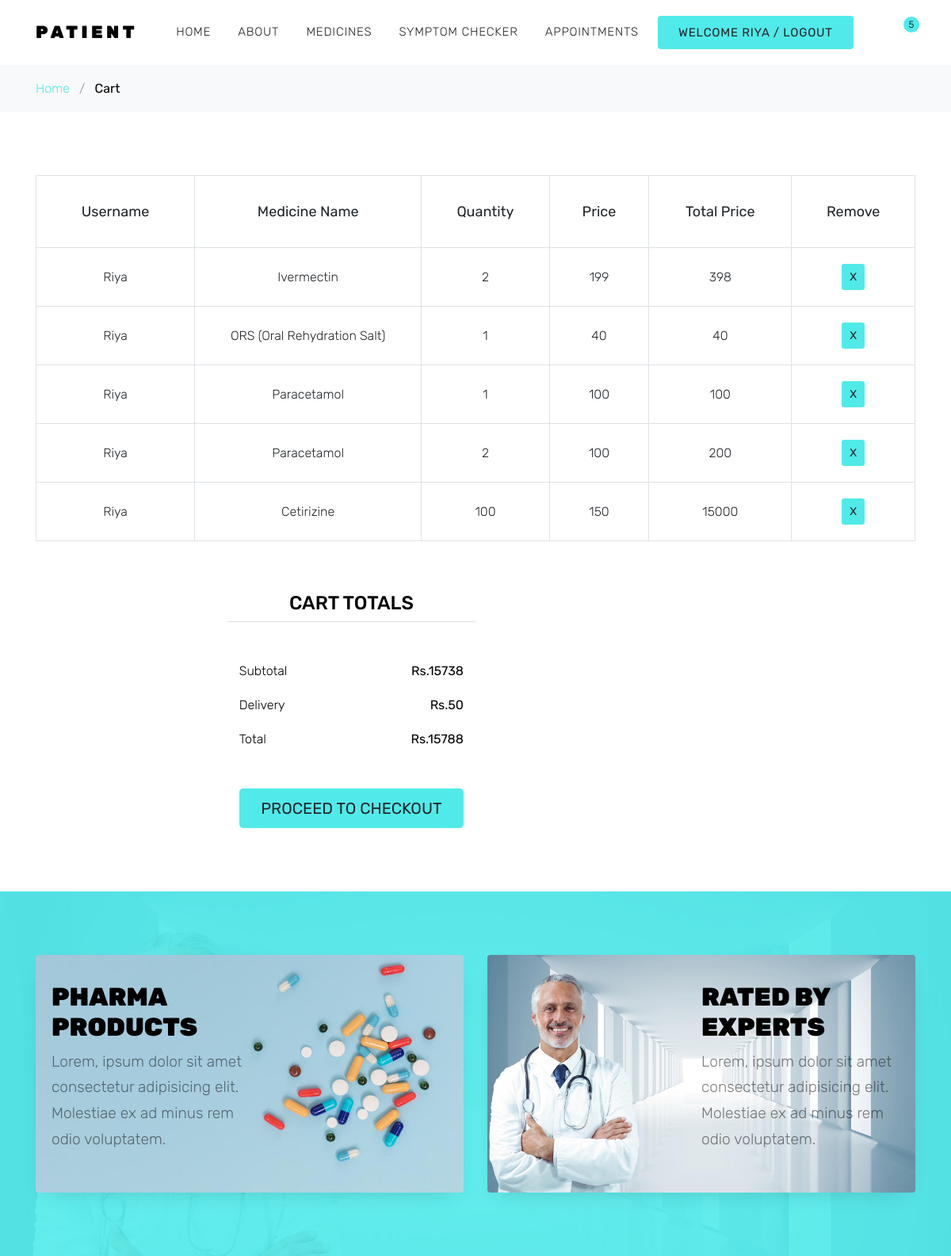
The app's page /cart_page/ (signed in) with its own data.
### userapp/models.py (models this page shows)
class CartDb(models.Model):
    Username=models.CharField(max_length=100,null=True,blank=True)
    Medicine_Name=models.CharField(max_length=100,null=True,blank=True)
    Quantity=models.IntegerField(null=True,blank=True)
    Price=models.IntegerField(null=True,blank=True)
    Total_Price=models.IntegerField(null=True,blank=True)

### userapp/views.py (the view)
# urls.py: path('cart_page/',views.cart_page,name="cart_page"),
def cart_page(request):
    sub_total = 0
    shipping_amount = 0
    total_amount = 0
    x = 0
    cart = CartDb.objects.filter(Username=request.session.get('Username', ''))
    for i in cart:
        sub_total += i.Total_Price
        if sub_total > 500:
            shipping_amount = 50
        else:
            shipping_amount = 100
        total_amount = sub_total + shipping_amount
    x = cart.count()
    return render(request, "Cart.html", {
        'cart': cart,
        'sub_total': sub_total,
        'shipping_amount': shipping_amount,
        'total_amount': total_amount,
        'x': x
    })

### userapp/templates/cart.html (shortened to what this page needs)
<!DOCTYPE html>
{% load static %}
<html lang="en">
<head>
  <link rel="stylesheet" href="{% static 'user/fonts/icomoon/style.css' %}">
  <link rel="stylesheet" href="{% static 'user/css/bootstrap.min.css' %}">
  <link rel="stylesheet" href="{% static 'user/css/magnific-popup.css' %}">
  <link rel="stylesheet" href="{% static 'user/css/jquery-ui.css' %}">
  <link rel="stylesheet" href="{% static 'user/css/owl.carousel.min.css' %}">
  <link rel="stylesheet" href="{% static 'user/css/owl.theme.default.min.css' %}">
  <link rel="stylesheet" href="{% static 'user/css/aos.css' %}">
  <link rel="stylesheet" href="{% static 'user/css/style.css' %}">
</head>
<body>
  <div class="site-wrap">
    <div class="site-navbar py-2">
      <div class="container">
        <div class="d-flex align-items-center justify-content-between">
          <div class="logo">
            <div class="site-logo">
              <a href="{% url 'home' %}" class="js-logo-clone">Patient</a>
            </div>
          </div>
          <div class="main-nav d-none d-lg-block">
            <nav class="site-navigation text-right text-md-center" role="navigation">
              <ul class="site-menu js-clone-nav d-none d-lg-block">
                <li><a href="{% url 'home' %}">Home</a></li>
                <li><a href="{% url 'about_page' %}">About</a></li>
                <li><a href="{% url 'medicine_list' %}">Medicines</a></li>
                <li><a href="{% url 'symptom_checker' %}">Symptom Checker</a></li>
                <li><a href="{% url 'book_appointment' %}">Appointments</a></li>
                {% if request.session.Username %}
                <li>
                  <a href="{% url 'user_logout' %}" class="nav-item nav-link btn btn-primary py-2 px-4">
                    WELCOME {{ request.session.Username }} / Logout
                  </a>
                </li>
                {% else %}
                <li>
                  <a href="{% url 'sign_in' %}" class="btn btn-primary py-2 px-4">Register/Login</a>
                </li>
                {% endif %}
              </ul>
            </nav>
          </div>
          <div class="icons">
            <a href="{% url 'cart_page' %}" class="icons-btn d-inline-block bag">
              <span class="icon-shopping-bag"></span>
              <span class="number">{{ x }}</span>
            </a>
          </div>
        </div>
      </div>
    </div>
    <div class="bg-light py-3">
      <div class="container">
        <div class="row">
          <div class="col-md-12 mb-0 active">
            <a href="index.html">Home</a> <span class="mx-2 mb-0">/</span>
            <strong class="text-black">Cart</strong>
          </div>
        </div>
      </div>
    </div>
    <div class="site-section">
      <div class="container">
        <div class="row mb-5">
          <form class="col-md-12" method="post">
            <div class="site-blocks-table">
              <table class="table table-bordered">
                <thead>
                  <tr>
                    <th class="product-thumbnail">Username</th>
                    <th class="product-name">Medicine Name</th>
                    <th class="product-price">Quantity</th>
                    <th class="product-quantity">Price</th>
                    <th class="product-total">Total Price</th>
                    <th class="product-remove">Remove</th>
                  </tr>
                </thead>
                <tbody>
                {% for i in cart %}
                  <tr>
                    <td class="product-thumbnail">{{i.Username}}</td>
                    <td>{{i.Medicine_Name}}</td>
                    <td>{{i.Quantity}}</td>
                    <td>{{i.Price}}</td>
                    <td>{{i.Total_Price}}</td>
                    <td><a href="{% url 'remove_from_cart' item_id=i.id %}" class="btn btn-primary height-auto btn-sm">X</a></td>
                  </tr>
                 {% endfor %}
                </tbody>
              </table>
            </div>
          </form>
        </div>
        <div class="row">
          <div class="col-md-6 pl-5">
            <div class="row justify-content-end">
              <div class="col-md-7">
                <div class="row">
                  <div class="col-md-12 text-center border-bottom mb-5">
                    <h3 class="text-black h4 text-uppercase">Cart Totals</h3>
                  </div>
                </div>
                <div class="row mb-3">
                  <div class="col-md-6">
                    <span class="text-black">Subtotal</span>
                  </div>
                  <div class="col-md-6 text-right">
                    <strong class="text-black">Rs.{{sub_total}}</strong>
                  </div>
                </div>
                <div class="row mb-3">
                  <div class="col-md-6">
                    <span class="text-black">Delivery</span>
                  </div>
                  <div class="col-md-6 text-right">
                    <strong class="text-black">Rs.{{shipping_amount}}</strong>
                  </div>
                </div>
                <div class="row mb-5">
                  <div class="col-md-6">
                    <span class="text-black">Total</span>
                  </div>
                  <div class="col-md-6 text-right">
                    <strong class="text-black">Rs.{{total_amount}}</strong>
                  </div>
                </div>
                <div class="row">
                  <div class="col-md-12">
                    <a href="{% url 'checkout' %}"><button class="btn btn-primary btn-lg btn-block" onclick="window.location='checkout.html'">Proceed To
                      Checkout</button></a>
                  </div>
                </div>
              </div>
            </div>
          </div>
        </div>
      </div>
    </div>
    <div class="site-section bg-secondary bg-image" style="background-image: url('images/bg_2.jpg');">
      <div class="container">
        <div class="row align-items-stretch">
          <div class="col-lg-6 mb-5 mb-lg-0">
            <a href="#" class="banner-1 h-100 d-flex" style="background-image: url('images/bg_1.jpg');">
              <div class="banner-1-inner align-self-center">
                <h2>Pharma Products</h2>
                <p>Lorem, ipsum dolor sit amet consectetur adipisicing elit. Molestiae ex ad minus rem odio voluptatem.
                </p>
              </div>
            </a>
          </div>
          <div class="col-lg-6 mb-5 mb-lg-0">
            <a href="#" class="banner-1 h-100 d-flex" style="background-image: url('images/bg_2.jpg');">
              <div class="banner-1-inner ml-auto  align-self-center">
                <h2>Rated by Experts</h2>
                <p>Lorem, ipsum dolor sit amet consectetur adipisicing elit. Molestiae ex ad minus rem odio voluptatem.
                </p>
              </div>
            </a>
          </div>
        </div>
      </div>
    </div>
  </div>
</body>
</html>

### userapp/static/user/css/style.css (style rules this page uses)
body { line-height: 1.7; color: #8c92a0; font-weight: 300; font-size: 16px; }
a { -webkit-transition: .3s all ease; -o-transition: .3s all ease; transition: .3s all ease; }
.text-black { color: #000; }
.site-wrap:before { -webkit-transition: .3s all ease-in-out; -o-transition: .3s all ease-in-out; transition: .3s all ease-in-out; background: rgba(0, 0, 0, 0.6); content: ""; position: absolute; z-index: 2000; top: 0; left: 0; right: 0; bottom: 0; opacity: 0; visibility: hidden; }
.btn { -webkit-transition: .3s all ease-in-out; -o-transition: .3s all ease-in-out; transition: .3s all ease-in-out; text-transform: uppercase; border-width: 2px; }
.site-section { padding: 2.5em 0; }
@media (min-width: 768px) { .site-section { padding: 5em 0; } }
.site-logo a { text-transform: uppercase; letter-spacing: .2em; font-size: 22px; color: #000 !important; font-weight: 900; }
.icons-btn { display: inline-block; text-align: center; }
.icons-btn span { display: block; height: 40px; width: 40px; line-height: 40px; }
.site-navbar { margin-bottom: 0px; z-index: 1999; position: relative; top: 0; width: 100%; background: #fff; }
.site-navbar a { color: #000; }
.site-navbar .site-navigation .site-menu { margin-left: 0; padding-left: 0; margin-bottom: 0; }
.site-navbar .site-navigation .site-menu a { text-decoration: none !important; font-size: 15px; display: inline-block; }
.site-navbar .site-navigation .site-menu > li { display: inline-block; padding: 10px 5px; }
.site-navbar .site-navigation .site-menu > li > a { padding: 10px 10px; text-transform: uppercase; letter-spacing: .05em; color: #25262a; font-size: 15px; text-decoration: none !important; }
.site-blocks-table { overflow: auto; }
.site-blocks-table .product-thumbnail { width: 200px; }
.site-blocks-table thead th { padding: 30px; text-align: center; border-width: 1px !important; vertical-align: middle; color: #212529; font-size: 18px; font-weight: normal; }
.site-blocks-table td { padding: 20px; text-align: center; vertical-align: middle; color: #212529; }
.site-blocks-table tbody tr:first-child td { border-top: 1px solid #51eaea !important; }
.bag { position: relative; }
.bag .number { position: absolute; top: 0; width: 20px; height: 20px; border-radius: 50%; line-height: 20px; color: #000; font-size: 12px; background: #51eaea; right: -5px; }
.height-auto { height: auto !important; }
.banner-1 { background-size: cover; background-position: center; background-repeat: no-repeat; padding: 20px; display: block; min-height: 300px; border-radius: 4px; -webkit-box-shadow: 0 10px 30px -15px rgba(0, 0, 0, 0.2); box-shadow: 0 10px 30px -15px rgba(0, 0, 0, 0.2); -webkit-transition: .3s all ease; -o-transition: .3s all ease; transition: .3s all ease; position: relative; top: 0; }
.banner-1 .banner-1-inner { width: 50%; }
.banner-1 .banner-1-inner h2 { color: #000; text-transform: uppercase; font-weight: 900; }
.banner-1 .banner-1-inner p { color: rgba(0, 0, 0, 0.5); font-size: 1.2rem; }
.bg-image { background-size: cover; position: relative; }
.bg-image:after { content: ""; position: absolute; top: 0; left: 0; right: 0; bottom: 0; background: rgba(81, 234, 234, 0.9); z-index: 1; }
.bg-image > .container { position: relative; z-index: 2; }

### records on screen
CartDb: Username "Riya", Medicine_Name "Ivermectin", Quantity "2", Price "199", Total_Price "398"
CartDb: Username "Riya", Medicine_Name "ORS (Oral Rehydration Salt)", Quantity "1", Price "40", Total_Price "40"
CartDb: Username "Riya", Medicine_Name "Paracetamol", Quantity "1", Price "100", Total_Price "100"
CartDb: Username "Riya", Medicine_Name "Paracetamol", Quantity "2", Price "100", Total_Price "200"
CartDb: Username "Riya", Medicine_Name "Cetirizine", Quantity "100", Price "150", Total_Price "15000"

### other values on screen
{{ request.session.Username }} "RIYA"
{{ x }} "5"
{{ sub_total }} "15738"
{{ shipping_amount }} "50"
{{ total_amount }} "15788"
